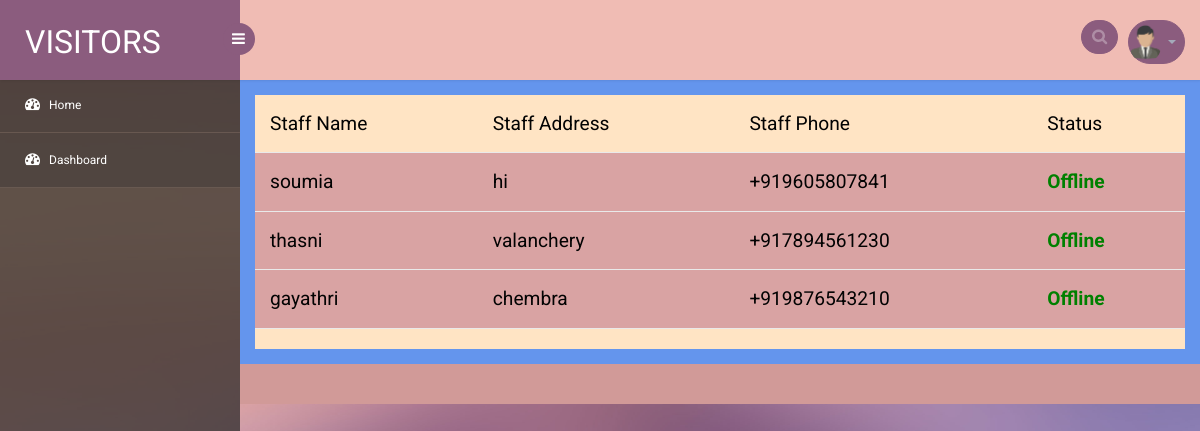
/profile, run on the app's committed database.
### blog/models.py (models this page shows)
class Register(models.Model):
    user=models.OneToOneField(User,on_delete=models.CASCADE)
    address=models.TextField()
    phone=PhoneNumberField()
    customer='customer'
    staff='staff'
    user_types=[
        (customer,'customer'),
        (staff,'staff')
    ]
    user_type=models.CharField(max_length=30,choices=user_types,default=customer)
    def __str__(self):
        return str(self.user.username)

### blog/views.py (the view)
# urls.py: path('profile',views.profile,name="profile"),
def profile(request):
    staff_list=Register.objects.filter(user_type='staff')
    print(staff_list)
    return render(request,'all_staff_view.html',{'staffs':staff_list})

### blog/templates/all_staff_view.html
{% extends 'dashboard.html' %}
{% block content %}
<div class="table-responsive table-shadow" style="background-color: bisque;">
    {% if staffs %}
    <table class="table">
          <thead>
            <tr>
              <th scope="col">Staff Name</th>
              <th scope="col">Staff Address</th>
              <th scope="col">Staff Phone</th>
              <th scope="col">Status</th>
            </tr>
          </thead>
          <tbody>
              {% for i in staffs %}
            <tr style="background-color: #d9a3a3;">
              <td>{{ i.user.username}}</td>
              <td>{{ i.address}}</td>
              <td>{{ i.phone }}</td>
              <td style="color:green;font-weight: bold">{% if i.user.profile.is_online %}
                Online
            {% else %}
                Offline
            {% endif %}</td>
            </tr>
            {% endfor %}
          </tbody>
    </table>
    {% else %}
    <span>No Leaves can be found...</span>
    {% endif %}
</div>
{% endblock %}

### blog/static/css2/style.css (style rules this page uses)
html,body,div,span,applet,object,iframe,h1,h2,h3,h4,h5,h6,p,blockquote,pre,a,abbr,acronym,address,big,cite,code,del,dfn,em,img,ins,kbd,q,s,samp,small,strike,strong,sub,sup,tt,var,b,u,i,dl,dt,dd,ol,nav ul,nav li,fieldset,form,label,legend,table,caption,tbody,tfoot,thead,tr,th,td,article,aside,canvas,details,embed,figure,figcaption,footer,header,hgroup,menu,nav,output,ruby,section,summary,time,mark,audio,video { margin:0;padding:0;border:0;font-size:100%;font:inherit;vertical-align:baseline; }
table { border-collapse:collapse;border-spacing:0; }
body { font-family: 'Roboto Condensed', sans-serif; background: url(../images/bg40.jpg)no-repeat 0px 0px; background-size: cover; background-position:center; background-attachment:fixed; }

### blog/static/css1/style.css (style rules this page uses)
html, body { font-family: 'Roboto', sans-serif; font-size: 100%; overflow-x: hidden; background: url(../images/bg.jpg) no-repeat 0px 0px; background-size:cover; }
.table>thead>tr>th { border-bottom: 1px solid #e1ab91 ! important; }
.table>tbody>tr>td, .table>tbody>tr>th, .table>tfoot>tr>td, .table>tfoot>tr>th, .table>thead>tr>td, .table>thead>tr>th { border-bottom: 1px solid #e9e9e9 ! important; }
.table > thead > tr > th, .table > tbody > tr > th, .table > tfoot > tr > th, .table > thead > tr > td, .table > tbody > tr > td, .table > tfoot > tr > td { border-top: none !important; }
.table td, .table>tbody>tr>td, .table>tbody>tr>th, .table>tfoot>tr>td, .table>tfoot>tr>th, .table>thead>tr>td, .table>thead>tr>th { padding: 15px!important; }
.table > thead > tr > th, .table > tbody > tr > th, .table > tfoot > tr > th, .table > thead > tr > td, .table > tbody > tr > td, .table > tfoot > tr > td { font-size: 1.2em; color: rgb(2, 2, 2); border-top: none !important; }

### data on the page
Register: user.username "soumia", address "hi", phone "+919605807841", shows "Offline"
Register: user.username "thasni", address "valanchery", phone "+917894561230", shows "Offline"
Register: user.username "gayathri", address "chembra", phone "+919876543210", shows "Offline"
